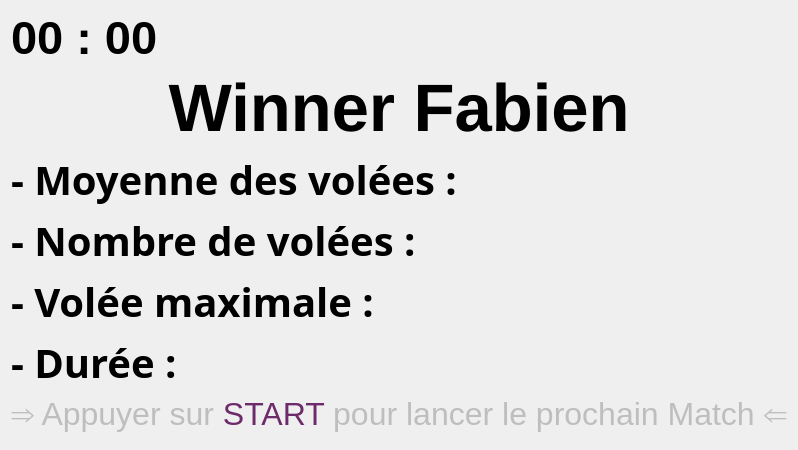
     <widget class="QWidget" name="ecranStatistique">
      <layout class="QVBoxLayout" name="verticalLayout_4">
       <item>
        <layout class="QVBoxLayout" name="verticalLayoutStatistique">
         <item>
          <widget class="QLabel" name="labelHeureStatistique">
           <property name="sizePolicy">
            <sizepolicy hsizetype="Expanding" vsizetype="Expanding">
             <horstretch>0</horstretch>
             <verstretch>0</verstretch>
            </sizepolicy>
           </property>
           <property name="font">
            <font>
             <pointsize>35</pointsize>
             <weight>75</weight>
             <bold>true</bold>
            </font>
           </property>
           <property name="text">
            <string>00 : 00</string>
           </property>
           <property name="alignment">
            <set>Qt::AlignLeading|Qt::AlignLeft|Qt::AlignTop</set>
           </property>
           <property name="margin">
            <number>0</number>
           </property>
          </widget>
         </item>
         <item>
          <widget class="QLabel" name="winnerPartie">
           <property name="sizePolicy">
            <sizepolicy hsizetype="Expanding" vsizetype="Expanding">
             <horstretch>0</horstretch>
             <verstretch>0</verstretch>
            </sizepolicy>
           </property>
           <property name="font">
            <font>
             <pointsize>50</pointsize>
             <weight>75</weight>
             <bold>true</bold>
            </font>
           </property>
           <property name="text">
            <string>Winner Fabien</string>
           </property>
           <property name="scaledContents">
            <bool>false</bool>
           </property>
           <property name="alignment">
            <set>Qt::AlignCenter</set>
           </property>
          </widget>
         </item>
         <item>
          <layout class="QHBoxLayout" name="horizontalLayout_2">
           <item>
            <layout class="QGridLayout" name="gridLayout">
             <property name="sizeConstraint">
              <enum>QLayout::SetMinimumSize</enum>
             </property>
             <item row="3" column="0">
              <widget class="QLabel" name="labelVoleesMaxStatistique">
               <property name="font">
                <font>
                 <family>Courier 10 Pitch</family>
                 <pointsize>30</pointsize>
                 <weight>75</weight>
                 <bold>true</bold>
                </font>
               </property>
               <property name="text">
                <string>- Volée maximale : </string>
               </property>
               <property name="alignment">
                <set>Qt::AlignLeading|Qt::AlignLeft|Qt::AlignTop</set>
               </property>
              </widget>
             </item>
             <item row="0" column="0">
              <widget class="QLabel" name="labelMoyenneVoleesStatistique">
               <property name="enabled">
                <bool>true</bool>
               </property>
               <property name="sizePolicy">
                <sizepolicy hsizetype="Fixed" vsizetype="Preferred">
                 <horstretch>0</horstretch>
                 <verstretch>0</verstretch>
                </sizepolicy>
               </property>
               <property name="font">
                <font>
                 <family>Courier 10 Pitch</family>
                 <pointsize>30</pointsize>
                 <weight>75</weight>
                 <bold>true</bold>
                </font>
               </property>
               <property name="text">
                <string>- Moyenne des volées : </string>
               </property>
               <property name="alignment">
                <set>Qt::AlignLeading|Qt::AlignLeft|Qt::AlignTop</set>
               </property>
              </widget>
             </item>
             <item row="2" column="0">
              <widget class="QLabel" name="labelNombreVoleesStatistique">
               <property name="font">
                <font>
                 <family>Courier 10 Pitch</family>
                 <pointsize>30</pointsize>
                 <weight>75</weight>
                 <bold>true</bold>
                </font>
               </property>
               <property name="text">
                <string>- Nombre de volées : </string>
               </property>
               <property name="alignment">
                <set>Qt::AlignLeading|Qt::AlignLeft|Qt::AlignTop</set>
               </property>
              </widget>
             </item>
             <item row="4" column="0">
              <widget class="QLabel" name="labelDureePartie">
               <property name="enabled">
                <bool>true</bool>
               </property>
               <property name="font">
                <font>
                 <family>Courier 10 Pitch</family>
                 <pointsize>30</pointsize>
                 <weight>75</weight>
                 <bold>true</bold>
                </font>
               </property>
               <property name="text">
                <string>- Durée : </string>
               </property>
               <property name="alignment">
                <set>Qt::AlignLeading|Qt::AlignLeft|Qt::AlignTop</set>
               </property>
              </widget>
             </item>
             <item row="3" column="1">
              <widget class="QLabel" name="voleeMax">
               <property name="font">
                <font>
                 <family>Courier 10 Pitch</family>
                 <pointsize>30</pointsize>
                 <weight>75</weight>
                 <bold>true</bold>
                </font>
               </property>
               <property name="text">
                <string/>
               </property>
               <property name="alignment">
                <set>Qt::AlignLeading|Qt::AlignLeft|Qt::AlignTop</set>
               </property>
              </widget>
             </item>
             <item row="2" column="1">
              <widget class="QLabel" name="nbVolees">
               <property name="font">
                <font>
                 <family>Courier 10 Pitch</family>
                 <pointsize>30</pointsize>
                 <weight>75</weight>
                 <bold>true</bold>
                </font>
               </property>
               <property name="text">
                <string/>
               </property>
               <property name="alignment">
                <set>Qt::AlignLeading|Qt::AlignLeft|Qt::AlignTop</set>
               </property>
              </widget>
             </item>
             <item row="4" column="1">
              <widget class="QLabel" name="tempsPartie">
               <property name="font">
                <font>
                 <family>Courier 10 Pitch</family>
                 <pointsize>30</pointsize>
                 <weight>75</weight>
                 <bold>true</bold>
                </font>
               </property>
               <property name="text">
                <string/>
               </property>
               <property name="alignment">
                <set>Qt::AlignLeading|Qt::AlignLeft|Qt::AlignTop</set>
               </property>
              </widget>
             </item>
             <item row="0" column="1">
              <widget class="QLabel" name="moyenneVolees">
               <property name="font">
                <font>
                 <family>Courier 10 Pitch</family>
                 <pointsize>30</pointsize>
                 <weight>75</weight>
                 <bold>true</bold>
                </font>
               </property>
               <property name="text">
                <string/>
               </property>
               <property name="alignment">
                <set>Qt::AlignLeading|Qt::AlignLeft|Qt::AlignTop</set>
               </property>
              </widget>
             </item>
            </layout>
           </item>
           <item>
            <widget class="QLabel" name="labelLogoJeu">
             <property name="maximumSize">
              <size>
               <width>700</width>
               <height>700</height>
              </size>
             </property>
             <property name="text">
              <string/>
             </property>
             <property name="pixmap">
              <pixmap resource="ressources.qrc">:/ressources/logoDarts.png</pixmap>
             </property>
             <property name="scaledContents">
              <bool>true</bool>
             </property>
             <property name="alignment">
              <set>Qt::AlignCenter</set>
             </property>
             <property name="margin">
              <number>0</number>
             </property>
            </widget>
           </item>
          </layout>
         </item>
        </layout>
       </item>
       <item>
        <widget class="QLabel" name="labelINfoMatch">
         <property name="enabled">
          <bool>false</bool>
         </property>
         <property name="sizePolicy">
          <sizepolicy hsizetype="Preferred" vsizetype="Preferred">
           <horstretch>0</horstretch>
           <verstretch>0</verstretch>
          </sizepolicy>
         </property>
         <property name="font">
          <font>
           <pointsize>20</pointsize>
           <weight>50</weight>
           <italic>false</italic>
           <bold>false</bold>
           <underline>false</underline>
           <strikeout>false</strikeout>
          </font>
         </property>
         <property name="text">
          <string>&lt;html&gt;&lt;head/&gt;&lt;body&gt;&lt;p&gt;&lt;span style=&quot; font-size:24pt;&quot;&gt;⇒ Appuyer sur &lt;/span&gt;&lt;span style=&quot; font-size:24pt; color:#6d2b6b;&quot;&gt;START &lt;/span&gt;&lt;span style=&quot; font-size:24pt;&quot;&gt;pour lancer le prochain Match ⇐&lt;/span&gt;&lt;/p&gt;&lt;/body&gt;&lt;/html&gt;</string>
         </property>
         <property name="alignment">
          <set>Qt::AlignCenter</set>
         </property>
        </widget>
       </item>
      </layout>
     </widget>
